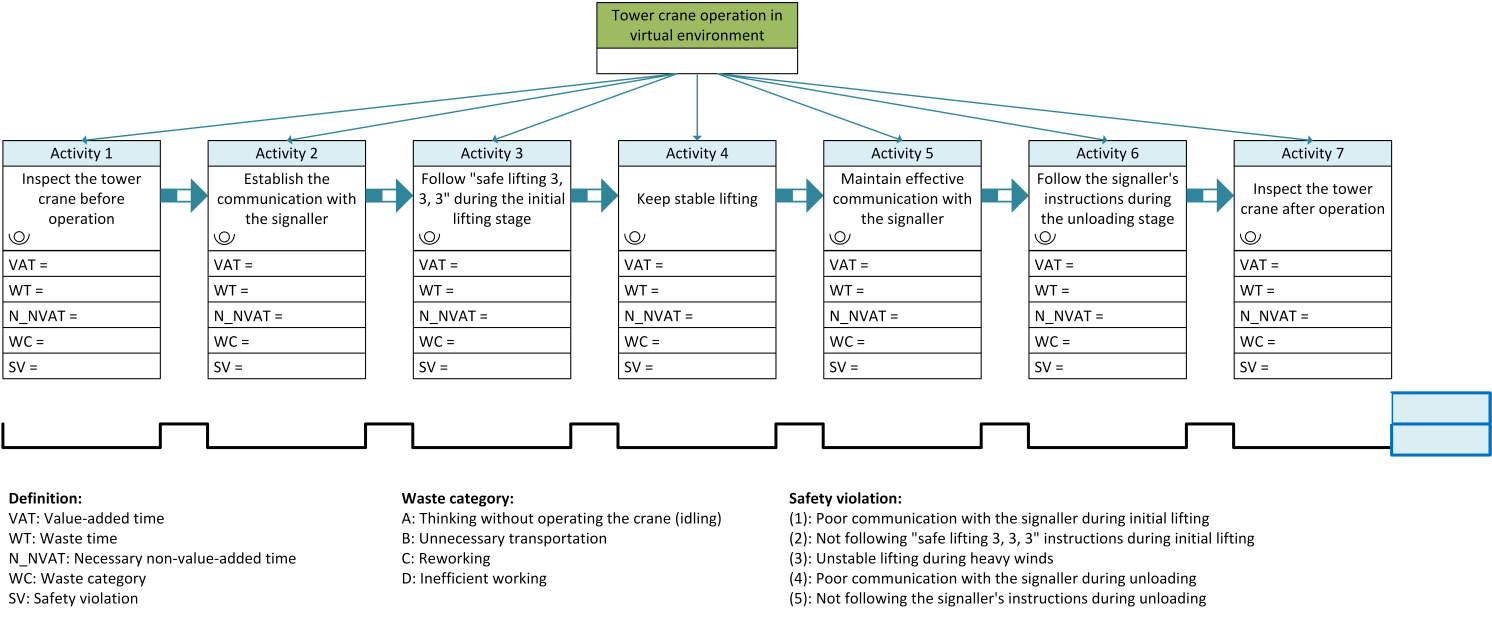
#> input picture visio_0416.png, 11933 x 4933 px (shown at 1/8 size)
$ python -i analyseSingleExp.py   (imports and definitions only)
#> lines starting #> are read from the running program, lines starting #| are printed output that depends on the picture
import csv
import os
from mutagen.mp3 import MP3
import sys
import pandas as pd
from enum import Enum
import matplotlib.pyplot as plt
import numpy as np
import copy
import PIL.Image
import PIL.PngImagePlugin
import json

class Component(Enum):
    Hoist=1
    Trolley=2
    Pivot=3

    # [8 lines left out: function GetDirName, not called in this run]

class AnalyseResult:
    # [20 lines left out: function __init__, not called in this run]


if(len(sys.argv)<2):
    EXP_DIR_PATH = 'D:\\Projs\\VR_3.21\\Assets\\Record\\Exp\\Junyu\\test_11-20-01_2024-05-10_rTrain'
else:
    EXP_DIR_PATH = sys.argv[1]

# [1 line not run here, left out]

TC_DIR_PATH = os.path.join(EXP_DIR_PATH,'TC_player')
SUBJECT_DIR_PATH = os.path.abspath(os.path.join(EXP_DIR_PATH, os.pardir))
AUDIO_DIR_PATH = os.path.join(EXP_DIR_PATH,'Audios')
ALL_EXP_DIR_PATH = os.path.abspath(os.path.join(SUBJECT_DIR_PATH, os.pardir))

ACT_NUM=7

ACT_RECORD_END_KEYWORD_LIST=['SC_0','SC_1','SC_3','a4','SC_5','SC_9','SC_0']
ACT_RECORD_END_KEYWORD_INDEX_LIST=[0,0,0,0,0,0,1]
ACT_AUDIO_TAG_LIST=['a1','a2','a3','a4','a5','a6','a7']
ACT_COMPONENT_NUM_REQUIREMENT_LIST=[1,1,1,2,2,1,1]

MAX_SAFETY_HEIGHT=41.08
MIN_SAFETY_HEIGHT=36.08
TC_HEIGHT=63.08

ORI_VSM_PATH='D:\\Projs\\VR_3.21\Assets\\Record\\Exp\\visio_0416.png'

COMPONENT_IDLE_THRESHOLD={
    Component.Hoist:0.00015,
    Component.Trolley:0.0001,
    Component.Pivot:0.0003
}

COMPONENT_TARGET_STATUS={
    Component.Hoist:33.28,
    Component.Trolley:40.707,
    Component.Pivot:-16.381
}

# [19 lines left out: functions getActSuccess, getActAudioEndTs, not called in this run]

def getActAudioClips(i:int):
    audioClips=[]
    startTsToEndTsDict={}
    for filename in os.listdir(AUDIO_DIR_PATH):
        f = os.path.join(AUDIO_DIR_PATH, filename)
        if os.path.isfile(f) and f.endswith('.mp3'):
            fTag =os.path.basename(f).replace('.mp3','').split('_')[0]
            if ACT_AUDIO_TAG_LIST[i]==fTag:
                endTs =float(os.path.basename(f).replace('.mp3','').split('_')[-1])
                startTs=float(os.path.basename(f).replace('.mp3','').split('_')[1])
                if startTs in startTsToEndTsDict.keys():
                    if startTsToEndTsDict[startTs]<endTs:
                        startTsToEndTsDict[startTs]=endTs
                else:
                    startTsToEndTsDict[startTs]=endTs
    for startTs in startTsToEndTsDict.keys():
        audioClips.append([startTs, startTsToEndTsDict[startTs]])
        i=0
    while(i<len(audioClips)-1):
        if audioClips[i][1]<=audioClips[i+1][0]:
            audioClips[i][1]=audioClips[i+1][1]
        else:
            i+=1


    return audioClips

# [16 lines left out: functions getActRecordEndTs, getActEndTs, not called in this run]
def getAudioClips():
    audioClips=[]
    startTsToEndTsDict={}
    for filename in os.listdir(AUDIO_DIR_PATH):
        f = os.path.join(AUDIO_DIR_PATH, filename)
        if os.path.isfile(f) and f.endswith('.mp3'):
            endTs =float(os.path.basename(f).replace('.mp3','').split('_')[-1])
            startTs=float(os.path.basename(f).replace('.mp3','').split('_')[1])
            if startTs in startTsToEndTsDict.keys():
                if startTsToEndTsDict[startTs]<endTs:
                    startTsToEndTsDict[startTs]=endTs
            else:
                startTsToEndTsDict[startTs]=endTs
    for startTs in startTsToEndTsDict.keys():
        audioClips.append([startTs, startTsToEndTsDict[startTs]])
    audioClips.sort(key=lambda clip: clip[0])
    i=0
    while(i<len(audioClips)-1):
        if audioClips[i][1]>=audioClips[i+1][0]:
            audioClips[i][1]=audioClips[i+1][1]
            audioClips.pop(i+1)
        else:
            i+=1

    return audioClips

# [17 lines left out: function getComponentIdleClips, not called in this run]


def drawDistribution(xPoints, yPoints, savePath):
    plt.plot(xPoints, yPoints)
    plt.savefig(savePath)

# [133 lines left out: functions getComponentReworkClips, getClipsDuplicate, removeClipsDuplicate, getClipsUnion, getIntersection, getClipsTotDur and 1 more, not called in this run]

def colormode255To1(color):
    return (color[0]/255, color[1]/255,color[2]/255)


# [509 lines left out: functions drawCalculationActResult, drawCalculationNNVAT, drawCalculationIdle, drawCalculationRework, drawCalculationComponent, drawVSM, not called in this run]


tasksData=[]
# [4 lines not run here, left out]


actClipList=[]
fail=False
SVAct=-1
# [8 lines not run here, left out]


CADfDict={}
CBDfDict={}
# [8 lines not run here, left out]


# [1 line that did not run here, left out]
rawCIdleClipsDict={}
rawCReworkClipsDict={}
CIdleClipsDict={}
CReworkClipsDict={}
CTaggedClipsDict={}
# [1 line that did not run here, left out]


# [25 lines not run here, left out]

step=0.02
actResults=[]

# [74 lines not run here, left out]


actResultDicts=[]
# [2 lines not run here, left out]

json_object = json.dumps(actResultDicts, indent=4)

# Writing to sample.json
# [2 lines not run here, left out]

>>> import cv2
>>> picture = cv2.imread('../visio_0416.png', cv2.IMREAD_GRAYSCALE)
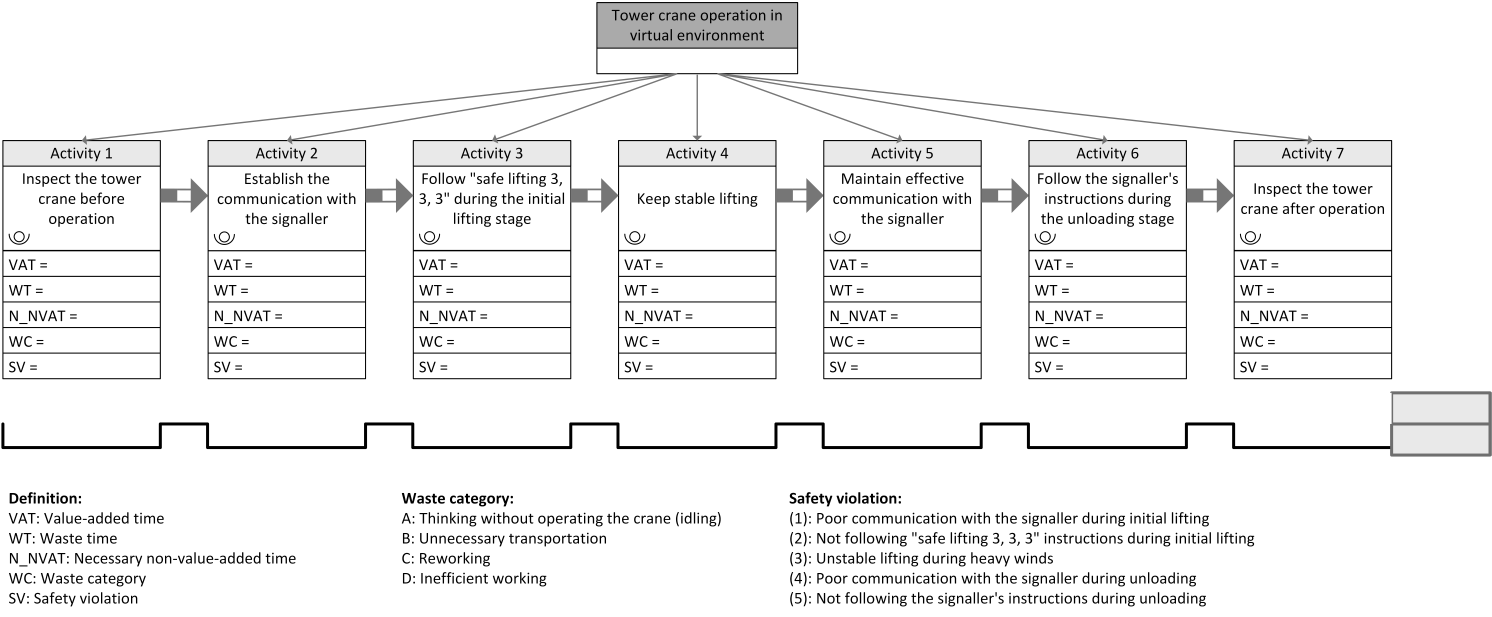
#> picture: shape (4933, 11933) (shown at 1/8 size); min 0, max 255, mean 240.5
#> (the run stopped early here; a loop or call above may not have finished)
